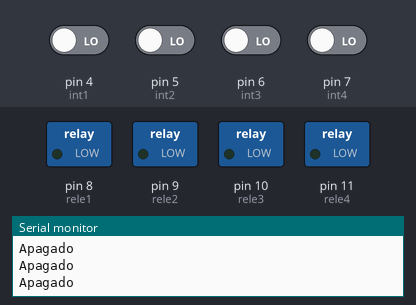
Bench run of a sketch on a simulated Arduino Uno, built with avr-gcc and run on an emulated ATmega328P. Parts: switched loads named in the sketch (green lamp = pin HIGH), the last lines printed to the serial monitor. Inputs (shaded band) come from the test bench; at power-on: pin 4 (int1), pin 5 (int2), pin 6 (int3), pin 7 (int4) LOW.

Above: at 1.2 s.
1.3 s: pin 4 (int1) driven HIGH and pin 7 (int4) driven HIGH
At 2.1 s:
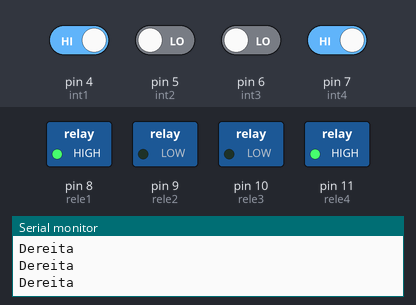
2.8 s: pin 4 (int1) driven LOW
At 3.4 s:
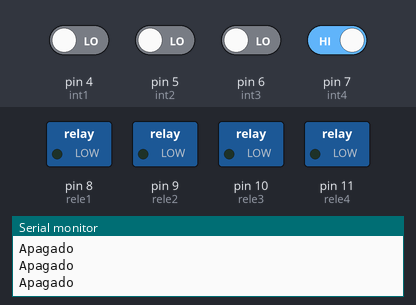
4.3 s: pin 4 (int1) driven HIGH
At 4.6 s:
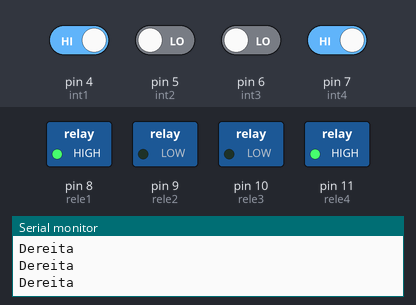
5.8 s: pin 4 (int1) driven LOW and pin 5 (int2) driven HIGH and pin 6 (int3) driven HIGH and pin 7 (int4) driven LOW
At 7.0 s:
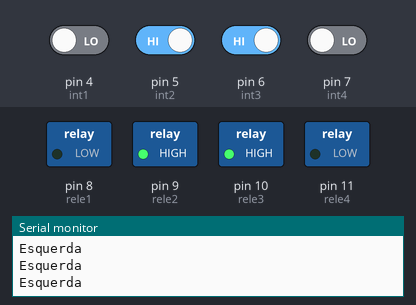
Timing chart, 0 to 8.3 s (numbered marks = the images above; inputs shaded):
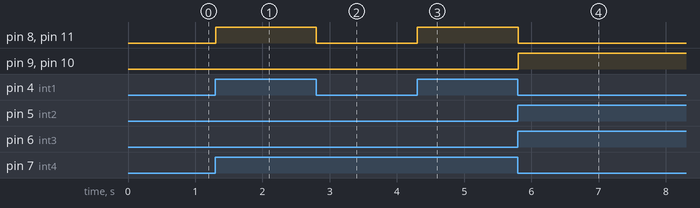

Measured:
- after the input at 1.3 s, pin 8 (rele1), pin 11 (rele4): LOW → HIGH at once
- after the input at 2.8 s, pin 8 (rele1), pin 11 (rele4): HIGH → LOW at once
- after the input at 4.3 s, pin 8 (rele1), pin 11 (rele4): LOW → HIGH at once
- after the input at 5.8 s, pin 8 (rele1), pin 11 (rele4): HIGH → LOW at once; pin 9 (rele2), pin 10 (rele3): LOW → HIGH at once

The sketch:

ponteH.ino
```cpp
// C++ code
/*
Este programa controla o sentido de xiro dun motor mediante
a combinación de catro microinterruptores.
Os interruptores 1 e 4 activados á vez indican o xiro á dereita,
mentres que os outros dous indican o xiro á esquerda.
Se ningún está activado, o motor detense.

Autor: Pablo Cameán Garrido.
Data: Marzo 2024.
*/

// Definición de pins
int rele1 = 8;  // Relé 1
int rele2 = 9;  // Relé 2
int rele3 = 10; // Relé 3
int rele4 = 11; // Relé 4
int int1 = 4;   // Microinterruptor 1
int int2 = 5;   // Microinterruptor 2
int int3 = 6;   // Microinterruptor 3
int int4 = 7;   // Microinterruptor 4

void setup() {
  // Configuración de pins
  pinMode(rele1, OUTPUT);
  pinMode(rele2, OUTPUT);
  pinMode(rele3, OUTPUT);
  pinMode(rele4, OUTPUT);
  pinMode(int1, INPUT);
  pinMode(int2, INPUT);
  pinMode(int3, INPUT);
  pinMode(int4, INPUT);

  Serial.begin(9600);
}

void loop() {

 // Lectura dos estados dos microinterruptores
 int estadoint1 = digitalRead(int1);
 int estadoint2 = digitalRead(int2);
 int estadoint3 = digitalRead(int3);
 int estadoint4 = digitalRead(int4);

  if (estadoint1 == HIGH && estadoint4 == HIGH) {
    // Xiro á dereita
    digitalWrite(rele1, HIGH);
    digitalWrite(rele2, LOW);
    digitalWrite(rele3, LOW);
    digitalWrite(rele4, HIGH);
    Serial.println("Dereita");
  } else if (estadoint2 == HIGH && estadoint3 == HIGH) {
    // Xiro á esquerda
    digitalWrite(rele1, LOW);
    digitalWrite(rele2, HIGH);
    digitalWrite(rele3, HIGH);
    digitalWrite(rele4, LOW);
    Serial.println("Esquerda");
  } else {
    // Motor parado
    digitalWrite(rele1, LOW);
    digitalWrite(rele2, LOW);
    digitalWrite(rele3, LOW);
    digitalWrite(rele4, LOW);
    Serial.println("Apagado");
  }
  // Pequeno retraso para estabilidade
  delay(100);
}
```
